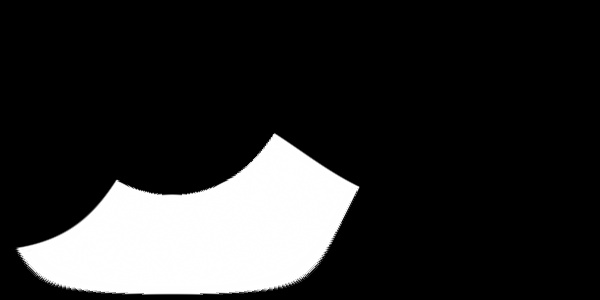
#> input picture image/squareW_rotate.jpg, 600 x 300 px
$ python corotate.py
#> lines starting #> are read from the running program, lines starting #| are printed output that depends on the picture; after the words box and inside, x2 and y2 are one past the last pixel; in counts of white or black regions, pixels touching at a corner belong together
# import
import cv2
import numpy as np
import math
import matplotlib.pyplot as plt
import matplotlib.image as mpimg
import os

filename = '../image/squareW_rotate.jpg'
img = cv2.imread(filename)
#> img is the input picture: shape (300, 600, 3); min 0, max 255, mean 44.2
gray = cv2.cvtColor(img,cv2.COLOR_BGR2GRAY)

gray = np.float32(gray)
dst = cv2.cornerHarris(gray,2,3,0.04)
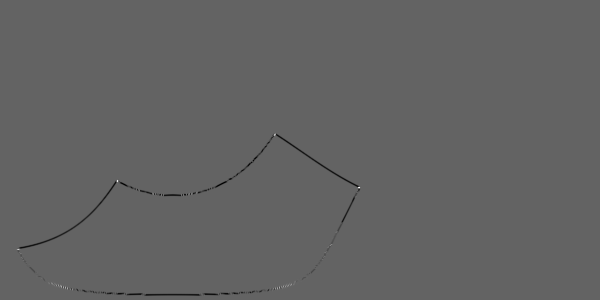
#> dst: shape (300, 600) float32; min -90912176, max 141257312, mean -314137.6; drawn with min black and max white

#result is dilated for marking the corners, not important
dst = cv2.dilate(dst,None)
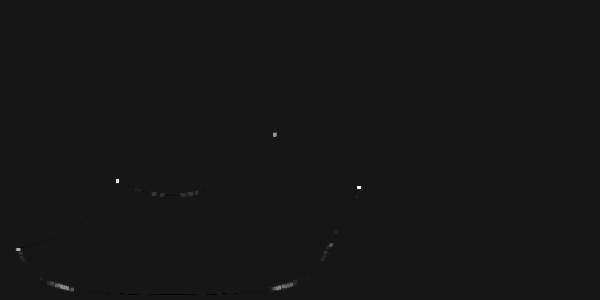
#> dst: shape (300, 600) float32; min -13749309, max 141257312, mean 93319.9; drawn with min black and max white

# Threshold for an optimal value, it may vary depending on the image.
img[dst>0.01*dst.max()]=[0,0,255]
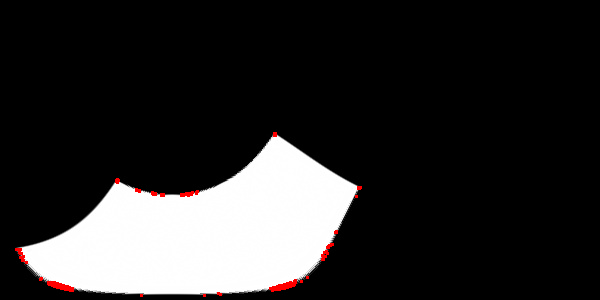
#> img: shape (300, 600, 3); 0.45% of pixels changed, all inside (x1, y1, x2, y2) = (15, 132, 362, 297)
cv2.imshow('dst',img)
if cv2.waitKey(0) & 0xff == 27:
#> (key Esc is pressed here)
    cv2.destroyAllWindows()
    cv2.imwrite("detected.jpg", img)
